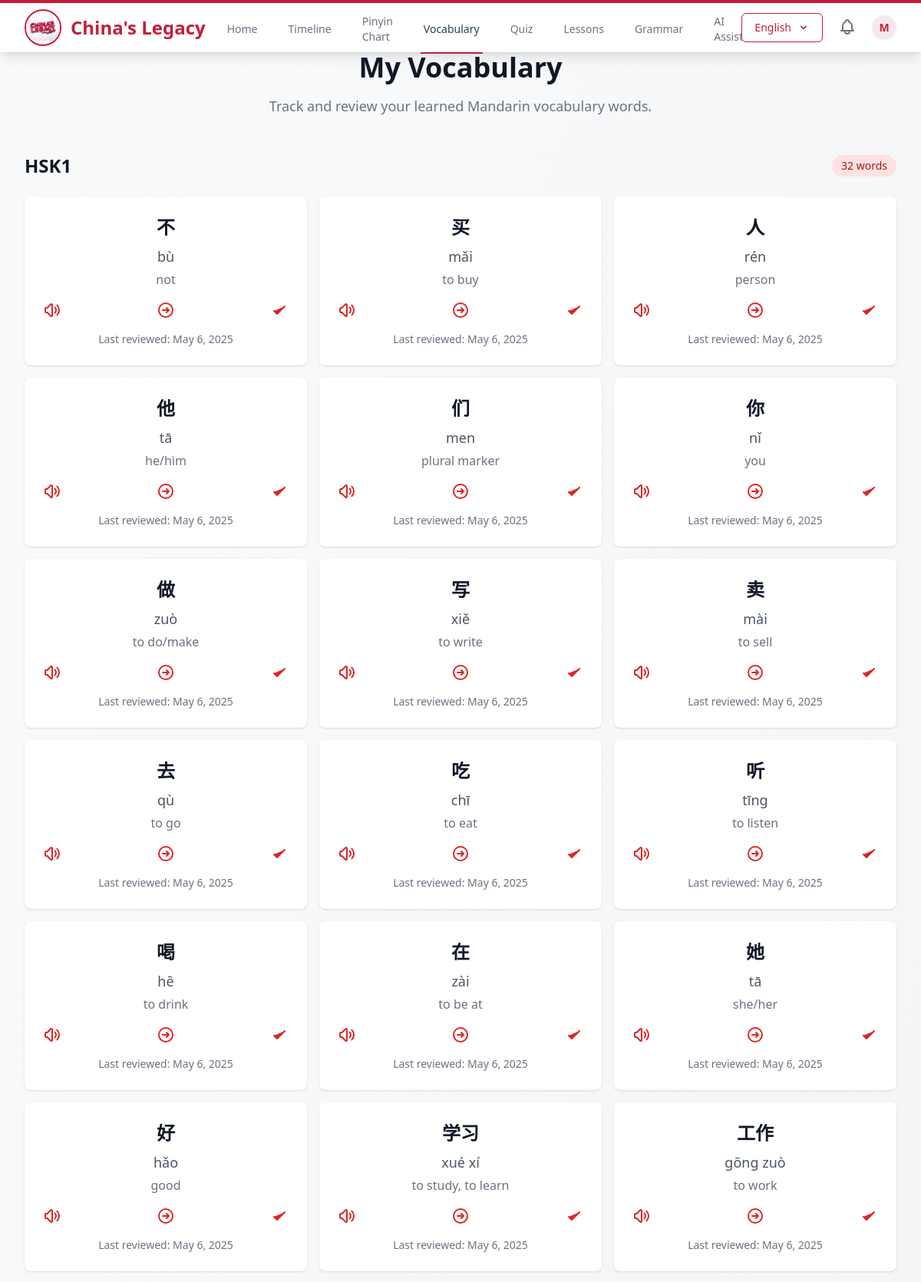
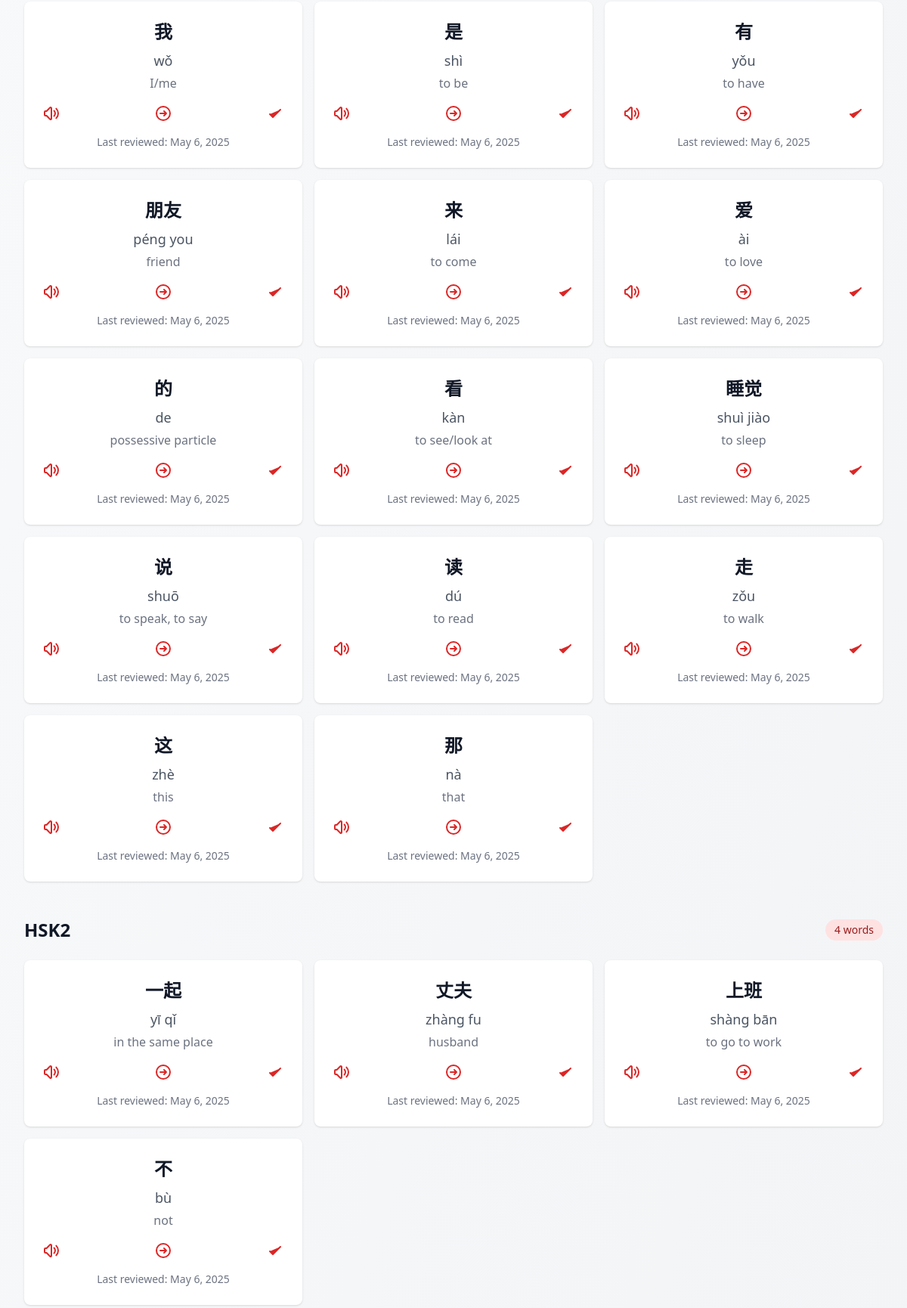
The page /vocab/my-vocabulary/ (signed in, upper part) on the database its author committed (2 pictures, top to bottom).
### user_auth/models.py (models this page shows, shortened)
class CustomUser(AbstractUser):
    PROFICIENCY_LEVELS = [
        ('HSK1', 'HSK Level 1'),
        ('HSK2', 'HSK Level 2'),
        ('HSK3', 'HSK Level 3'),
        ('HSK4', 'HSK Level 4'),
        ('HSK5', 'HSK Level 5'),
        ('HSK6', 'HSK Level 6'),
    ]
    full_name = models.CharField(max_length=255, blank=True)
    age = models.IntegerField(validators=[MinValueValidator(5), MaxValueValidator(120)], null=True, blank=True)
    institute = models.CharField(max_length=255, blank=True)
    nationality = models.CharField(max_length=100, blank=True)
    batch = models.CharField(max_length=50, blank=True, help_text='e.g., 2020-2024')
    student_id = models.CharField(max_length=50, blank=True, unique=True, null=True)
    university_field = models.CharField(max_length=100, blank=True, help_text='e.g., Computer Science, Business, etc.')
    phone = models.CharField(max_length=20, blank=True)
    profile_picture = models.ImageField(upload_to='profile_pictures/', null=True, blank=True)
    bio = models.TextField(max_length=500, blank=True)
    current_hsk_level = models.CharField(max_length=4, choices=PROFICIENCY_LEVELS, default='HSK1')
    learning_streak = models.IntegerField(default=0)
    last_activity_date = models.DateField(null=True, blank=True)
    points = models.IntegerField(default=0)
    completed_lessons = models.IntegerField(default=0)
    class Meta:
        verbose_name = 'User'
        verbose_name_plural = 'Users'

### mandarin_vocab/models.py (models this page shows, shortened)
class UserVocabulary(models.Model):
    user = models.ForeignKey('user_auth.CustomUser', on_delete=models.CASCADE)
    word = models.ForeignKey(VocabularyWord, on_delete=models.CASCADE)
    is_learned = models.BooleanField(default=False)
    last_reviewed = models.DateTimeField(null=True, blank=True)
    review_count = models.IntegerField(default=0)
    next_review = models.DateTimeField(null=True, blank=True)
    created_at = models.DateTimeField(auto_now_add=True)
    updated_at = models.DateTimeField(auto_now=True)
    class Meta:
        verbose_name = 'User Vocabulary'
        verbose_name_plural = 'User Vocabularies'
        unique_together = ['user', 'word']

class VocabularyWord(models.Model):
    HSK_LEVELS = [
        (1, 'HSK1'),
        (2, 'HSK2'),
        (3, 'HSK3'),
        (4, 'HSK4'),
        (5, 'HSK5'),
        (6, 'HSK6'),
    ]
    chinese = models.CharField(max_length=50)
    pinyin = models.CharField(max_length=100)
    english = models.CharField(max_length=200)
    hsk_level = models.IntegerField(choices=HSK_LEVELS, validators=[MinValueValidator(1), MaxValueValidator(6)])
    stroke_order_gif = models.FileField(upload_to='stroke_orders/', null=True, blank=True)
    audio = models.FileField(upload_to='word_audio/', null=True, blank=True)
    example_sentence = models.TextField(blank=True)
    example_pinyin = models.TextField(blank=True)
    example_translation = models.TextField(blank=True)
    created_at = models.DateTimeField(auto_now_add=True)
    updated_at = models.DateTimeField(auto_now=True)
    class Meta:
        ordering = ['hsk_level', 'chinese']
        verbose_name = 'Vocabulary Word'
        verbose_name_plural = 'Vocabulary Words'

### mandarin_vocab/views.py (the view)
# urls.py: path('my-vocabulary/', views.my_vocabulary, name='my_vocabulary'),
@login_required
def my_vocabulary(request):
    user_vocab = UserVocabulary.objects.filter(
        user=request.user,
        is_learned=True
    ).select_related('word').order_by('word__hsk_level', 'word__chinese')
    return render(request, 'mandarin_vocab/my_vocabulary.html', {
        'user_vocab': user_vocab
    })

### main_core/context_processors.py (called while the page is built)
def language_context(request):
    language = getattr(request, 'LANGUAGE', 'en')
    return {
        'LANGUAGE': language,
    }

def notifications(request):
    if request.user.is_authenticated:
        friend_requests = UserConnection.objects.filter(
            connected_to=request.user,
            status='pending'
        ).select_related('user').order_by('-created_at')
        message_notifications = Notification.objects.filter(
            user=request.user,
            notification_type='message',
            is_read=False
        ).select_related('sender', 'message').order_by('-created_at')
        return {
            'friend_requests': friend_requests,
            'message_notifications': message_notifications,
        }
    return {
        'friend_requests': [],
        'message_notifications': [],
    }

### main_core/templatetags/translation_tags.py (called while the page is built)
@register.simple_tag(takes_context=True)
def trans(context, key):
    try:
        from main_core.translations import TRANSLATIONS
        current_lang = context.get('LANGUAGE', 'en')
        translation = TRANSLATIONS.get(key, {}).get(current_lang, key)
        return mark_safe(translation)
    except Exception:
        return key

@register.simple_tag(takes_context=True)
def get_current_language(context):
    current_lang = context.get('LANGUAGE', 'en')
    return '中文' if current_lang == 'zh' else 'English'

### templates/mandarin_vocab/my_vocabulary.html (shortened to what this page needs)
{% extends 'base.html' %}
{% block content %}
<div class="max-w-7xl mx-auto px-4 sm:px-6 lg:px-8">
    <div class="text-center">
        <h1 class="text-3xl font-extrabold text-gray-900 sm:text-4xl">My Vocabulary</h1>
        <p class="mt-4 text-lg text-gray-500">Track and review your learned Mandarin vocabulary words.</p>
    </div>
    {% regroup user_vocab by word.hsk_level as level_list %}
    <div class="mt-12">
        {% for level in level_list %}
        <div class="mb-12">
            <div class="flex items-center justify-between">
                <h2 class="text-2xl font-bold text-gray-900">HSK{{ level.grouper }}</h2>
                <span class="px-3 py-1 text-sm font-medium bg-red-100 text-red-800 rounded-full">
                    {{ level.list|length }} words
                </span>
            </div>
            <div class="mt-6 grid grid-cols-1 gap-4 sm:grid-cols-2 lg:grid-cols-3">
                {% for vocab in level.list %}
                <div class="bg-white overflow-hidden shadow rounded-lg hover:shadow-lg transition-shadow duration-300">
                    <div class="p-6">
                        <div class="text-center">
                            <h3 class="text-2xl font-bold text-gray-900 chinese-font">{{ vocab.word.chinese }}</h3>
                            <p class="mt-2 text-lg text-gray-600">{{ vocab.word.pinyin }}</p>
                            <p class="mt-1 text-gray-500">{{ vocab.word.english }}</p>
                        </div>
                        <div class="mt-4 flex justify-between items-center">
                            <button onclick="playAudio('{{ vocab.word.id }}')" class="text-red-600 hover:text-red-700">
                            </button>
                            <a href="{% url 'mandarin_vocab:word_detail' vocab.word.id %}" class="text-red-600 hover:text-red-700">
                                <svg class="h-6 w-6" fill="none" stroke="currentColor" viewBox="0 0 24 24">
                                    <path stroke-linecap="round" stroke-linejoin="round" stroke-width="2" d="M13 9l3 3m0 0l-3 3m3-3H8m13 0a9 9 0 11-18 0 9 9 0 0118 0z"/>
                                </svg>
                            </a>
                            <button onclick="toggleLearned('{{ vocab.word.id }}')" class="text-red-600 hover:text-red-700 learned">
                                <svg class="h-6 w-6" fill="currentColor" stroke="currentColor" viewBox="0 0 24 24">
                                    <path stroke-linecap="round" stroke-linejoin="round" stroke-width="2" d="M5 13l4 4L19 7"/>
                                </svg>
                            </button>
                        </div>
                        {% if vocab.last_reviewed %}
                        <div class="mt-4 text-sm text-gray-500 text-center">
                            Last reviewed: {{ vocab.last_reviewed|date:"F j, Y" }}
                        </div>
                        {% endif %}
                    </div>
                </div>
                {% endfor %}
            </div>
        </div>
        {% endfor %}
    </div>
</div>
{% endblock %}

### templates/base.html (shortened to what this page needs)
{% load static %}
{% load translation_tags %}
<!DOCTYPE html>
<html lang="{{ LANGUAGE|default:'en' }}">
<head>
    <script src="https://cdn.tailwindcss.com"></script>
</head>
<body class="bg-gradient-to-br from-gray-50 to-gray-100 min-h-screen">
    <nav class="bg-white shadow-lg border-t-4 border-chinese-red" x-data="{ mobileMenuOpen: false }">
        <div class="max-w-7xl mx-auto px-4 sm:px-6 lg:px-8">
            <div class="flex justify-between h-16">
                <div class="flex">
                    <div class="flex-shrink-0 flex items-center">
                        <a href="{% url 'main_core:home' %}" class="flex items-center space-x-3 hover:opacity-90 transition-opacity">
                            <img src="{% static 'images/logo.jpg' %}" alt="China's Legacy Logo" class="h-12 w-12 object-contain rounded-full border-2 border-chinese-red">
                            <span class="text-2xl font-bold text-chinese-red">China's Legacy</span>
                        </a>
                    </div>
                    <div class="hidden sm:ml-6 sm:flex sm:space-x-8">
                        <a href="{% url 'main_core:home' %}"
                           class="nav-link {% if request.resolver_match.url_name == 'home' %}active text-chinese-ink{% else %}text-gray-500 hover:text-chinese-ink{% endif %} inline-flex items-center px-1 pt-1 text-sm font-medium">
                            {% trans 'home' %}
                        </a>
                        <a href="{% url 'main_core:timeline_home' %}"
                           class="nav-link {% if request.resolver_match.url_name == 'timeline_home' %}active text-chinese-ink{% else %}text-gray-500 hover:text-chinese-ink{% endif %} inline-flex items-center px-1 pt-1 text-sm font-medium">
                            {% trans 'timeline' %}
                        </a>
                        <a href="{% url 'main_core:home' %}#pinyin-chart"
                           class="nav-link text-gray-500 hover:text-chinese-ink inline-flex items-center px-1 pt-1 text-sm font-medium scroll-smooth">
                            Pinyin Chart
                        </a>
                        <a href="{% url 'mandarin_vocab:vocab_home' %}"
                           class="nav-link {% if request.resolver_match.app_name == 'mandarin_vocab' %}active text-chinese-ink{% else %}text-gray-500 hover:text-chinese-ink{% endif %} inline-flex items-center px-1 pt-1 text-sm font-medium">
                            {% trans 'vocabulary' %}
                        </a>
                        <a href="{% url 'main_core:quiz_home' %}"
                           class="nav-link {% if request.resolver_match.url_name == 'quiz_home' %}active text-chinese-ink{% else %}text-gray-500 hover:text-chinese-ink{% endif %} inline-flex items-center px-1 pt-1 text-sm font-medium">
                            {% trans 'quiz' %}
                        </a>
                        <a href="{% url 'main_core:lessons_home' %}"
                           class="nav-link {% if request.resolver_match.url_name == 'lessons_home' %}active text-chinese-ink{% else %}text-gray-500 hover:text-chinese-ink{% endif %} inline-flex items-center px-1 pt-1 text-sm font-medium">
                            {% trans 'lessons' %}
                        </a>
                        <a href="{% url 'main_core:grammar_home' %}"
                           class="nav-link {% if request.resolver_match.url_name == 'grammar_home' %}active text-chinese-ink{% else %}text-gray-500 hover:text-chinese-ink{% endif %} inline-flex items-center px-1 pt-1 text-sm font-medium">
                            {% trans 'grammar' %}
                        </a>
                        {% if user.is_authenticated %}
                        <a href="{% url 'main_core:ai_assistant' %}"
                           class="nav-link {% if request.resolver_match.url_name == 'ai_assistant' %}active text-chinese-ink{% else %}text-gray-500 hover:text-chinese-ink{% endif %} inline-flex items-center px-1 pt-1 text-sm font-medium">
                            {% trans 'ai_assistant' %}
                        </a>
                        {% endif %}
                    </div>
                </div>
                <div class="hidden sm:ml-6 sm:flex sm:items-center space-x-4">
                    <div class="relative" x-data="{ open: false }">
                        <button @click="open = !open"
                                @click.away="open = false"
                                class="language-toggle inline-flex items-center px-4 py-2 border border-chinese-red text-sm font-medium rounded-md text-chinese-red bg-white hover:text-chinese-ink hover:border-chinese-gold focus:outline-none focus:ring-2 focus:ring-offset-2 focus:ring-chinese-red">
                            <span class="mr-2">{% get_current_language %}</span>
                        </button>
                    </div>
                    {% if user.is_authenticated %}
                    <div class="relative"
                         x-data="{
                             open: false,
                             initialCount: {% with total_count=friend_requests|length|add:message_notifications|length %}{% if total_count > 0 %}{{ total_count }}{% else %}0{% endif %}{% endwith %},
                             count: {% with total_count=friend_requests|length|add:message_notifications|length %}{% if total_count > 0 %}{{ total_count }}{% else %}0{% endif %}{% endwith %},
                             updateCount() {
                                 const newCount = document.querySelectorAll('.notification-item:not(.read)').length;
                                 this.count = newCount > 0 ? newCount : 0;
                             }
                         }"
                         @click.away="open = false">
                        <button @click="open = !open"
                                type="button"
                                class="p-1 rounded-full text-gray-500 hover:text-gray-700 focus:outline-none focus:ring-2 focus:ring-offset-2 focus:ring-chinese-red relative transition-colors duration-150">
                        </button>
                    </div>
                    <div class="relative" x-data="{ open: false }" @click.away="open = false">
                        <button @click="open = !open"
                                type="button"
                                class="bg-white rounded-full flex text-sm focus:outline-none focus:ring-2 focus:ring-offset-2 focus:ring-chinese-red transition-all duration-150 hover:shadow-md"
                                id="user-menu-button"
                                aria-expanded="false"
                                aria-haspopup="true">
                            <div class="h-8 w-8 rounded-full bg-chinese-red bg-opacity-10 flex items-center justify-center text-chinese-red font-semibold">
                                {{ user.username|make_list|first|upper }}
                            </div>
                        </button>
                    </div>
                    {% endif %}
                </div>
            </div>
        </div>
    </nav>
    <main>
        {% block content %}{% endblock %}
    </main>
</body>
</html>

### templates/base.html (style rules this page uses)
.language-toggle { transition: all 0.2s ease-in-out; }
.nav-link { position: relative; transition: all 0.2s ease-in-out; }
.nav-link::after { content: ''; position: absolute; bottom: -2px; left: 0; width: 0; height: 2px; background-color: #C41E3A; transition: width 0.2s ease-in-out; }
.nav-link.active::after { width: 100%; }

### rows shown on the page
CustomUser: username|make_list "M"
UserVocabulary: word.chinese "不", word.pinyin "bù", word.english "not", last_reviewed "May 6, 2025"
UserVocabulary: word.chinese "买", word.pinyin "mǎi", word.english "to buy", last_reviewed "May 6, 2025"
UserVocabulary: word.chinese "人", word.pinyin "rén", word.english "person", last_reviewed "May 6, 2025"
UserVocabulary: word.chinese "他", word.pinyin "tā", word.english "he/him", last_reviewed "May 6, 2025"
UserVocabulary: word.chinese "们", word.pinyin "men", word.english "plural marker", last_reviewed "May 6, 2025"
UserVocabulary: word.chinese "你", word.pinyin "nǐ", word.english "you", last_reviewed "May 6, 2025"
UserVocabulary: word.chinese "做", word.pinyin "zuò", word.english "to do/make", last_reviewed "May 6, 2025"
UserVocabulary: word.chinese "写", word.pinyin "xiě", word.english "to write", last_reviewed "May 6, 2025"
UserVocabulary: word.chinese "卖", word.pinyin "mài", word.english "to sell", last_reviewed "May 6, 2025"
UserVocabulary: word.chinese "去", word.pinyin "qù", word.english "to go", last_reviewed "May 6, 2025"
UserVocabulary: word.chinese "吃", word.pinyin "chī", word.english "to eat", last_reviewed "May 6, 2025"
UserVocabulary: word.chinese "听", word.pinyin "tīng", word.english "to listen", last_reviewed "May 6, 2025"
UserVocabulary: word.chinese "喝", word.pinyin "hē", word.english "to drink", last_reviewed "May 6, 2025"
UserVocabulary: word.chinese "在", word.pinyin "zài", word.english "to be at", last_reviewed "May 6, 2025"
UserVocabulary: word.chinese "她", word.pinyin "tā", word.english "she/her", last_reviewed "May 6, 2025"
UserVocabulary: word.chinese "好", word.pinyin "hǎo", word.english "good", last_reviewed "May 6, 2025"
UserVocabulary: word.chinese "学习", word.pinyin "xué xí", word.english "to study, to learn", last_reviewed "May 6, 2025"
UserVocabulary: word.chinese "工作", word.pinyin "gōng zuò", word.english "to work", last_reviewed "May 6, 2025"
UserVocabulary: word.chinese "我", word.pinyin "wǒ", word.english "I/me", last_reviewed "May 6, 2025"
UserVocabulary: word.chinese "是", word.pinyin "shì", word.english "to be", last_reviewed "May 6, 2025"
UserVocabulary: word.chinese "有", word.pinyin "yǒu", word.english "to have", last_reviewed "May 6, 2025"
UserVocabulary: word.chinese "朋友", word.pinyin "péng you", word.english "friend", last_reviewed "May 6, 2025"
UserVocabulary: word.chinese "来", word.pinyin "lái", word.english "to come", last_reviewed "May 6, 2025"
UserVocabulary: word.chinese "爱", word.pinyin "ài", word.english "to love", last_reviewed "May 6, 2025"
UserVocabulary: word.chinese "的", word.pinyin "de", word.english "possessive particle", last_reviewed "May 6, 2025"
UserVocabulary: word.chinese "看", word.pinyin "kàn", word.english "to see/look at", last_reviewed "May 6, 2025"
UserVocabulary: word.chinese "睡觉", word.pinyin "shuì jiào", word.english "to sleep", last_reviewed "May 6, 2025"
UserVocabulary: word.chinese "说", word.pinyin "shuō", word.english "to speak, to say", last_reviewed "May 6, 2025"
UserVocabulary: word.chinese "读", word.pinyin "dú", word.english "to read", last_reviewed "May 6, 2025"
UserVocabulary: word.chinese "走", word.pinyin "zǒu", word.english "to walk", last_reviewed "May 6, 2025"
UserVocabulary: word.chinese "这", word.pinyin "zhè", word.english "this", last_reviewed "May 6, 2025"
UserVocabulary: word.chinese "那", word.pinyin "nà", word.english "that", last_reviewed "May 6, 2025"
UserVocabulary: word.chinese "一起", word.pinyin "yī qǐ", word.english "in the same place", last_reviewed "May 6, 2025"
UserVocabulary: word.chinese "丈夫", word.pinyin "zhàng fu", word.english "husband", last_reviewed "May 6, 2025"
UserVocabulary: word.chinese "上班", word.pinyin "shàng bān", word.english "to go to work", last_reviewed "May 6, 2025"
UserVocabulary: word.chinese "不", word.pinyin "bù", word.english "not", last_reviewed "May 6, 2025"

### other values the page prints
{{ level.grouper }} "1" "2"
{{ level.list|length }} "32" "4"
